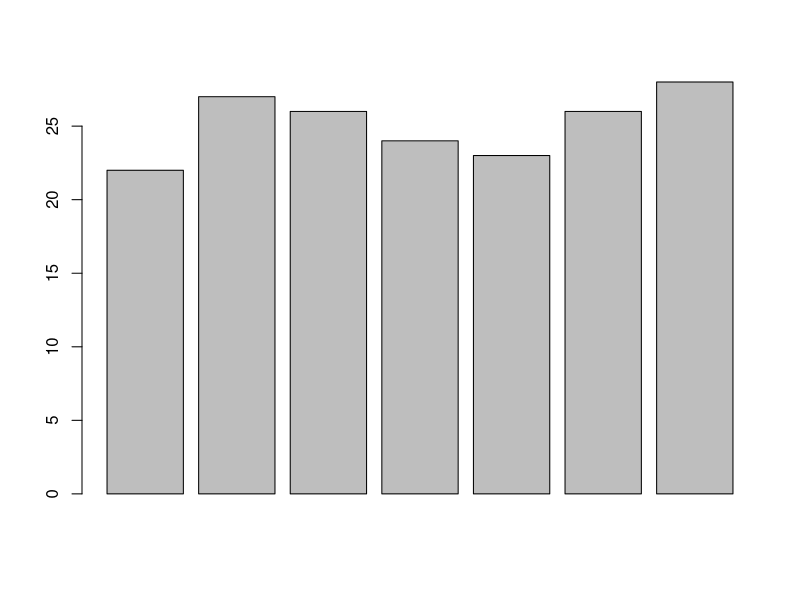
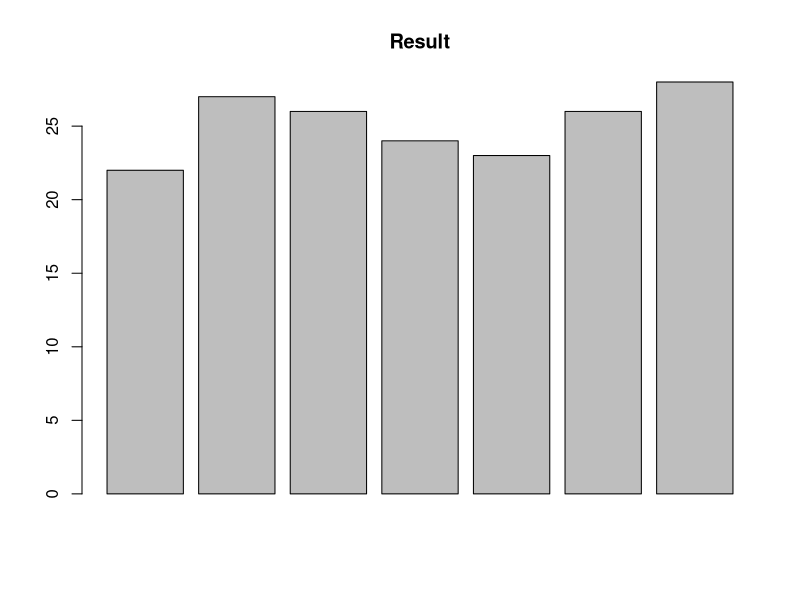
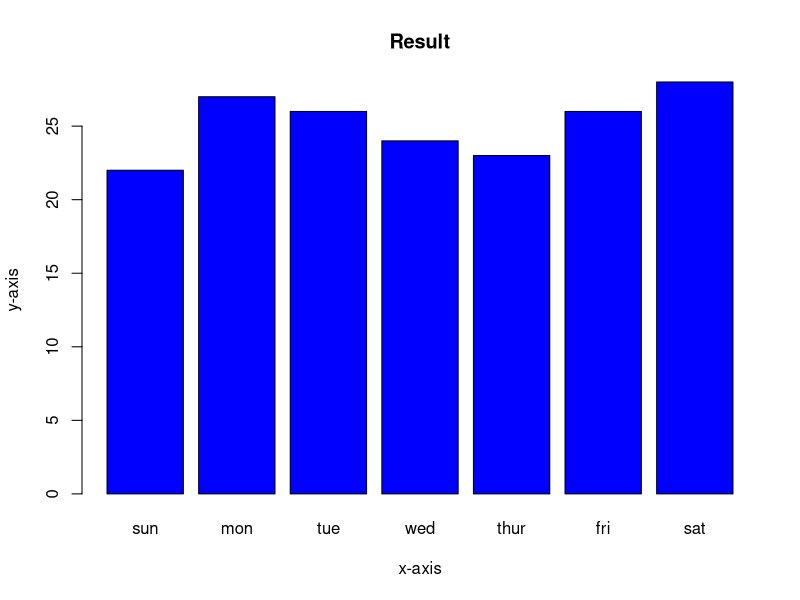
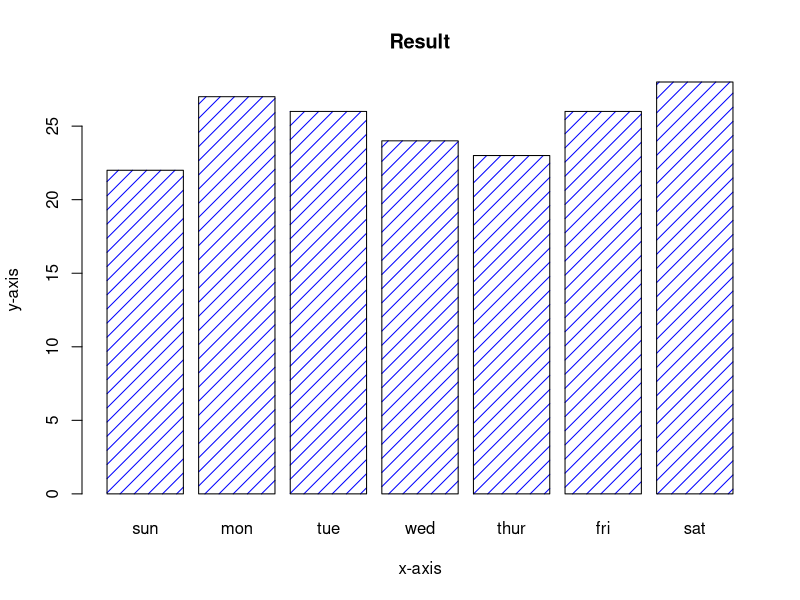
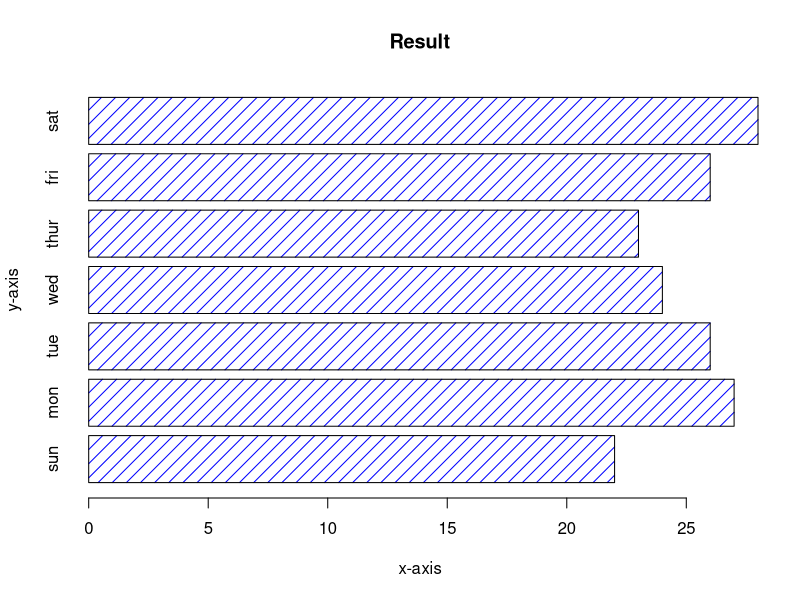
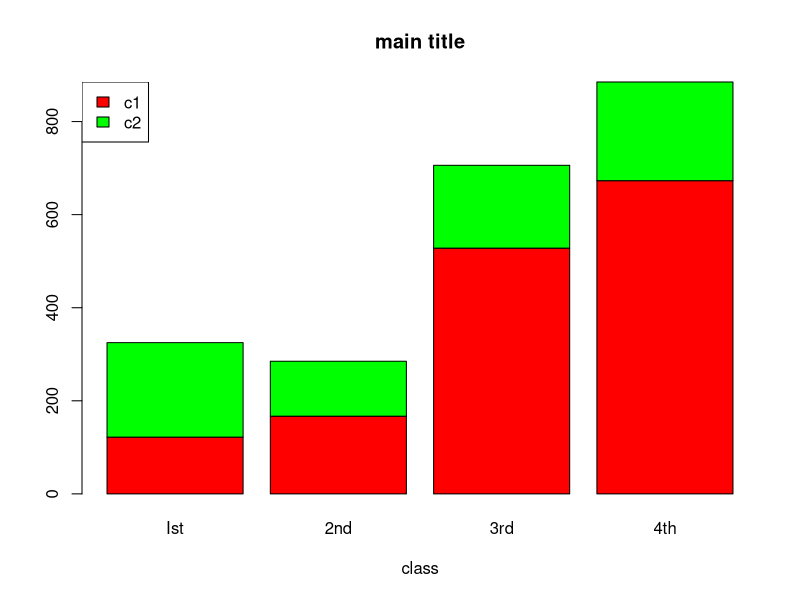
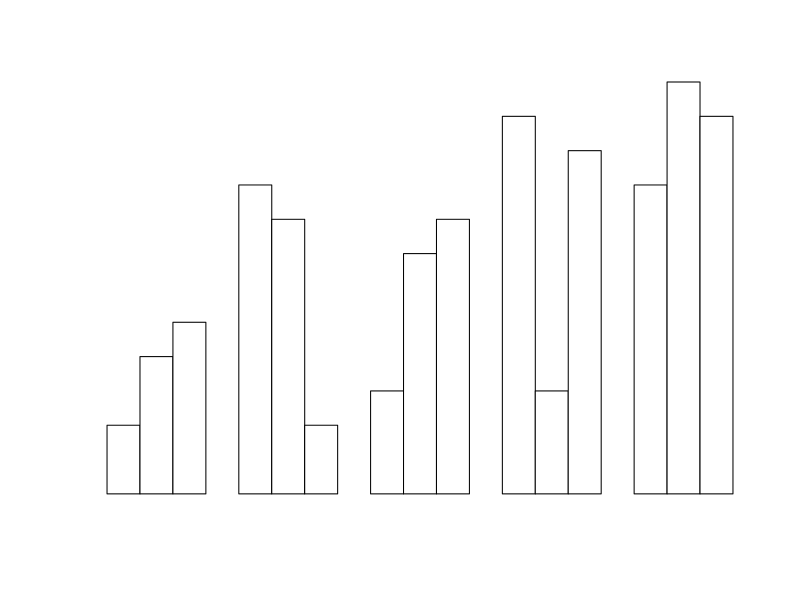

Write R code to recreate these figures, in order. (Note: this script raises an error after producing the figures.)
#barplots
#is the one of the most efficient ways of representing data
#can be used to  summarize large data in visual form
#it has the ability to represent data that shows changes over
#time,which helps us to visualize trends
temp<-c(22,27,26,24,23,26,28)
result<-barplot(temp)
#---------------------------------
temp<-c(22,27,26,24,23,26,28)
result<-barplot(temp,main="Result")
#-------------------------------------------
temp<-c(22,27,26,24,23,26,28)
result<-barplot(temp,main="Result",
                xlab="x-axis",
                ylab="y-axis",
                names.arg = c("sun","mon","tue","wed","thur","fri","sat"),
                              col="Blue")
#-------------------------------------------
#to change texture of the graph by using density parameter
temp<-c(22,27,26,24,23,26,28)
result<-barplot(temp,main="Result",
                xlab="x-axis",
                ylab="y-axis",
                names.arg = c("sun","mon","tue","wed","thur","fri","sat"),
                col="Blue",density=10)
#----------------------------------------------------
#horizontal graph instead of vertical
temp<-c(22,27,26,24,23,26,28)
result<-barplot(temp,main="Result",
                xlab="x-axis",
                ylab="y-axis",
                names.arg = c("sun","mon","tue","wed","thur","fri","sat"),
                col="Blue",density=10,horiz=TRUE)
#------------------------------------------------------
#stacked bar charts
#for that we need the data in matrix form
data<-matrix(c(122,203,167,118,528,178,673,212),nrow=2,ncol=4)
data
result<-barplot(data,main="main title",xlab="class",
                names.arg = c("Ist","2nd","3rd","4th"),
                col=c("red","green"))
legend("topleft",c("c1","c2"),fill=c("red","green"))
#-----------------------------------------------
# Create the matrix of the values.
Values <- matrix(c(2, 9, 3, 11, 9, 4, 8, 7, 3, 12, 5, 2, 8, 10, 11),
                 nrow = 3, ncol = 5, byrow = TRUE)

# Create the bar chart
barplot(Values, main = "Total Revenue", names.arg = months,
        xlab = "Month", ylab = "Revenue",
        col = colors, beside = TRUE)